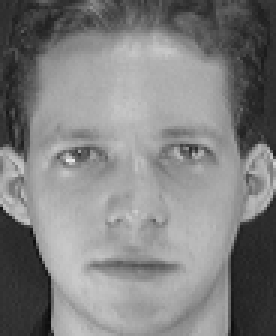
#> input picture dataset/Training/s1/1.pgm, 92 x 112 px (shown 3 times larger)
$ jupyter execute practica1.ipynb
#> lines starting #> are read from the running program, lines starting #| are printed output that depends on the picture
[cell 1]
import os
import cv2
import numpy as np
import pandas as pd
import matplotlib.pyplot as plt

[cell 2]
# Visualización de imagén del dataset
ruta = "dataset/Training/s1/1.pgm"

imagen = cv2.imread(ruta, cv2.IMREAD_GRAYSCALE)
#> imagen is the input picture: shape (112, 92); min 11, max 234, mean 128.3

print(imagen.shape)
#| (112, 92)

plt.imshow(imagen, cmap='gray')
plt.title("Imagen ORL")
plt.axis('off')
plt.show()

[cell 3]
# Visualización de imágenes de un sujeto del dataset
persona = "dataset/Training/s1"

imagenes = os.listdir(persona)

plt.figure(figsize=(10,5))

for i, archivo in enumerate(imagenes[:5]):

    ruta = os.path.join(persona, archivo)

    img = cv2.imread(ruta, cv2.IMREAD_GRAYSCALE)

    plt.subplot(1,5,i+1)
    plt.imshow(img, cmap='gray')
    plt.axis('off')

plt.show()
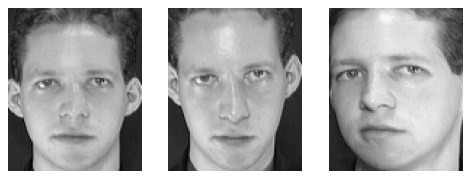
#> figure drawn by matplotlib, 3 panels

[cell 4]
ruta_dataset = "dataset/Training"

personas = os.listdir(ruta_dataset)

print("Cantidad de personas:", len(personas))

[cell 5]
datos = []

for persona in personas:

    carpeta = os.path.join(ruta_dataset, persona)

    cantidad = len(os.listdir(carpeta))

    datos.append({
        "persona": persona,
        "imagenes": cantidad
    })

df = pd.DataFrame(datos)

df.head()

[cell 6]
plt.figure(figsize=(12,5))

plt.bar(df["persona"], df["imagenes"])

plt.title("Cantidad de imágenes por persona")

plt.xlabel("Persona")

plt.ylabel("Número de imágenes")

plt.xticks(rotation=90)

plt.show()
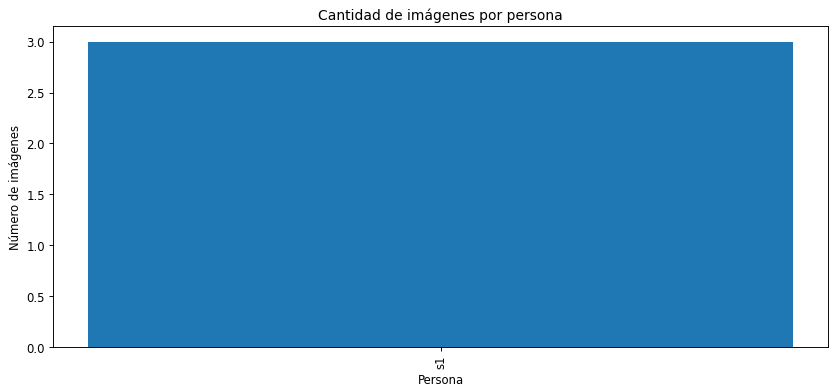
#> figure drawn by matplotlib, 1 panel

[cell 7]
persona = "s1"

ruta_persona = os.path.join(ruta_dataset, persona)

imagenes = os.listdir(ruta_persona)

ruta_imagen = os.path.join(ruta_persona, imagenes[0])

img = cv2.imread(ruta_imagen, cv2.IMREAD_GRAYSCALE)

print("Dimensiones:", img.shape)
#| Dimensiones: (112, 92)

[cell 8]
imagenes_invalidas = []

for persona in personas:

    carpeta = os.path.join(ruta_dataset, persona)

    for archivo in os.listdir(carpeta):

        ruta = os.path.join(carpeta, archivo)

        img = cv2.imread(ruta)

        if img is None:
            imagenes_invalidas.append(ruta)

print("Imágenes corruptas:", len(imagenes_invalidas))

[cell 9]
def degradar_imagen(imagen, escala=4, agregar_ruido=True, sigma_ruido=5):
    """
    Simula una imagen de Baja Resolución (LR) a partir de una HR.

    Pipeline: HR → Blur gaussiano → Downscale → Upscale → Ruido

    Args:
        imagen:       Imagen HR original en escala de grises
        escala:       Factor de degradación (2 = mitad, 4 = un cuarto)
        agregar_ruido: Añade ruido gaussiano para simular sensor real
        sigma_ruido:  Intensidad del ruido (5–15 es realista)

    Returns:
        Imagen LR del mismo tamaño que la entrada (para comparación directa)
    """
    h, w = imagen.shape
    blur = cv2.GaussianBlur(imagen, (5, 5), sigmaX=1.0)

    # Paso 2: Reducir resolución
    lr_small = cv2.resize(blur, (w // escala, h // escala),
                          interpolation=cv2.INTER_LINEAR)

    # Paso 3: Volver al tamaño original (simula imagen LR "estirada")
    lr_upscaled = cv2.resize(lr_small, (w, h),
                             interpolation=cv2.INTER_LINEAR)

    # Paso 4: Ruido gaussiano opcional
    if agregar_ruido:
        ruido = np.random.normal(0, sigma_ruido, lr_upscaled.shape).astype(np.float32)
        lr_upscaled = np.clip(lr_upscaled.astype(np.float32) + ruido, 0, 255).astype(np.uint8)

    return lr_upscaled

[cell 10]
def aplicar_clahe(imagen_gray, clip_limit=2.0, tile_grid_size=(8, 8)):
    clahe = cv2.createCLAHE(clipLimit=clip_limit, tileGridSize=tile_grid_size)
    return clahe.apply(imagen_gray)

[cell 11]
def pipeline_preprocesamiento(imagen_hr, escala=4, clip_limit=2.0, tile_grid_size=(8, 8)):
    lr = degradar_imagen(imagen_hr, escala=escala)
    lr_clahe = aplicar_clahe(lr, clip_limit, tile_grid_size)

    # Normalización final para el modelo (rango [0,1] o [-1,1])
    lr_normalizada = lr_clahe.astype(np.float32) / 255.0

    return {
        "hr":           imagen_hr,
        "lr":           lr,
        "lr_clahe":     lr_clahe,
        "lr_norm":      lr_normalizada
    }

[cell 12]
ruta = "dataset/Training/s1/1.pgm"
#> ruta = 'dataset/Training/s1/1.pgm'
imagen_hr = cv2.imread(ruta, cv2.IMREAD_GRAYSCALE)

etapas = pipeline_preprocesamiento(imagen_hr, escala=4)
#> in degradar_imagen, `blur = cv2.GaussianBlur(imagen, (5, 5), sigmaX=1.0)`:
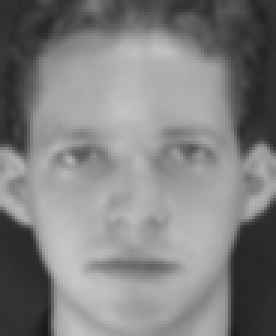
#> blur: shape (112, 92) (shown 3 times larger); min 26, max 199, mean 128.4
#> in degradar_imagen, `lr_small = cv2.resize(blur, (w // escala, h // escala), interpolation=..`:
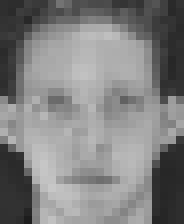
#> lr_small: shape (28, 23) (shown 8 times larger); min 29, max 199, mean 128.5
#> in degradar_imagen, `lr_upscaled = cv2.resize(lr_small, (w, h), interpolation=cv2.INTER_LIN..`:
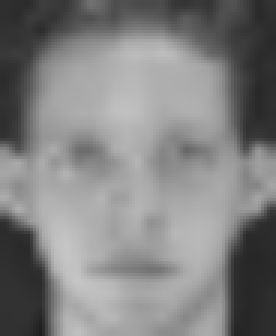
#> lr_upscaled: shape (112, 92) (shown 3 times larger); min 31, max 197, mean 128.4
#> in aplicar_clahe, `return clahe.apply(imagen_gray)`:
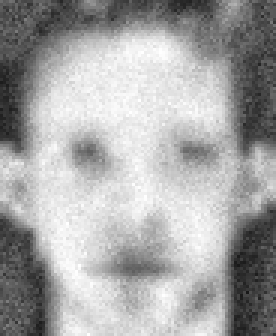
#> returned value: shape (112, 92) (shown 3 times larger); min 24, max 255, mean 166.2
#> etapas = 4 items

titulos = ["HR Original\n(112×92)", "LR Degradada\n(÷4 + ruido)", "LR + CLAHE\n(lista para modelo)"]
imgs    = [etapas["hr"], etapas["lr"], etapas["lr_clahe"]]

fig, axes = plt.subplots(1, 3, figsize=(10, 4))
for ax, img, titulo in zip(axes, imgs, titulos):
    ax.imshow(img, cmap='gray')
    ax.set_title(titulo, fontsize=10)
    ax.axis('off')
#> this loop made 3 passes

plt.suptitle("Pipeline: HR → LR → CLAHE", fontweight='bold')
plt.tight_layout()
plt.show()

# Histogramas para verificar mejora de contraste
fig, axes = plt.subplots(1, 3, figsize=(10, 3))
for ax, img, titulo in zip(axes, imgs, titulos):
    ax.hist(img.ravel(), bins=64, color='steelblue', alpha=0.8)
    ax.set_title(f"Histograma\n{titulo.split(chr(10))[0]}", fontsize=9)
    ax.set_xlim([0, 255])

plt.tight_layout()
plt.show()
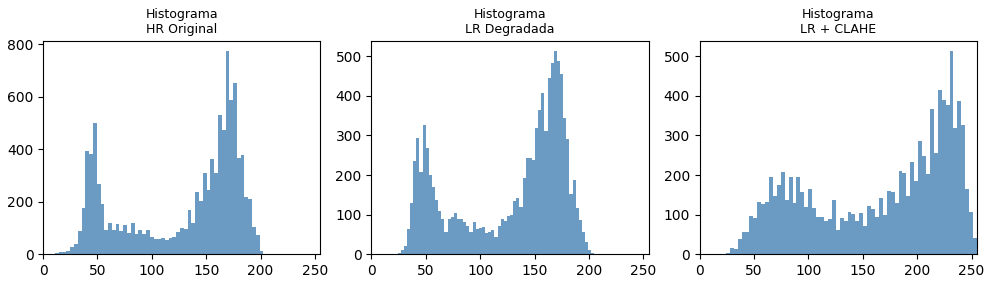
#> figure drawn by matplotlib, 3 panels; panel 1: tallest bar 773 high, from x = 167.8 to 171.3; panel 2: tallest bar 512 high, from x = 167.8 to 170.6; panel 3: tallest bar 512 high, from x = 229.7 to 233.3

[cell 13]
def procesar_dataset_completo(ruta_entrada, ruta_salida,
                               escala=4, clip_limit=2.0, tile_grid_size=(8, 8)):
    os.makedirs(ruta_salida, exist_ok=True)
    conteo = 0

    for sujeto in sorted(os.listdir(ruta_entrada)):
        carpeta_entrada = os.path.join(ruta_entrada, sujeto)
        if not os.path.isdir(carpeta_entrada):
            continue

        carpeta_salida = os.path.join(ruta_salida, sujeto)
        os.makedirs(carpeta_salida, exist_ok=True)

        for archivo in sorted(os.listdir(carpeta_entrada)):
            ruta_img = os.path.join(carpeta_entrada, archivo)
            img_hr = cv2.imread(ruta_img, cv2.IMREAD_GRAYSCALE)
            if img_hr is None:
                continue

            resultado = pipeline_preprocesamiento(img_hr, escala, clip_limit, tile_grid_size)

            # Guardar imagen lista para MobileFaceNet
            nombre = os.path.splitext(archivo)[0] + ".png"
            cv2.imwrite(os.path.join(carpeta_salida, nombre), resultado["lr_clahe"])
            conteo += 1

    print(f" {conteo} imágenes procesadas → {ruta_salida}")


procesar_dataset_completo(
    ruta_entrada="dataset/Training",
    ruta_salida="dataset/Training_LR_CLAHE",
    escala=4,
    clip_limit=2.0,
    tile_grid_size=(8, 8)
)
#> call 2 of aplicar_clahe, with clip_limit = 2, tile_grid_size = (8, 8)
#> in aplicar_clahe (call 2), `return clahe.apply(imagen_gray)`:
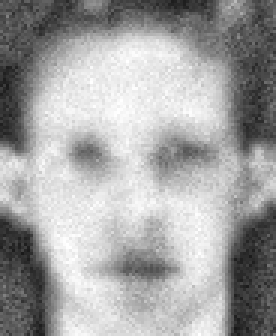
#> returned value: shape (112, 92) (shown 3 times larger); min 24, max 255, mean 163.4

[cell 14]
# Visualización de imagén del dataset
ruta = "dataset/Training_LR_CLAHE/s1/2.png"
#> ruta = 'dataset/Training_LR_CLAHE/s1/2.png'

imagen = cv2.imread(ruta, cv2.IMREAD_GRAYSCALE)
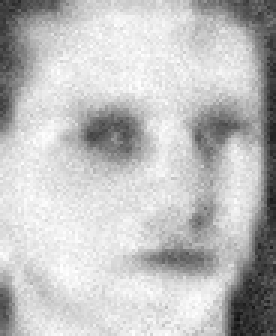
#> input picture dataset/Training_LR_CLAHE/s1/2.png, 92 x 112 px (shown 3 times larger)
#> imagen is the input picture: shape (112, 92); min 16, max 255, mean 191.6
plt.imshow(imagen)
plt.title("Imagen ORL")

[cell 15]
def pipeline_preprocesamiento(imagen_hr, escala=2, clip_limit=2.0, tile_grid_size=(8, 8)):
    h, w = imagen_hr.shape

    blur      = cv2.GaussianBlur(imagen_hr, (3, 3), sigmaX=0.5)
    lr_small  = cv2.resize(blur, (w // escala, h // escala), interpolation=cv2.INTER_LINEAR)

    ruido    = np.random.normal(0, 5, lr_small.shape).astype(np.float32)
    lr_small = np.clip(lr_small.astype(np.float32) + ruido, 0, 255).astype(np.uint8)

    lr = cv2.resize(lr_small, (w, h), interpolation=cv2.INTER_CUBIC)

    clahe    = cv2.createCLAHE(clipLimit=clip_limit, tileGridSize=tile_grid_size)
    lr_clahe = clahe.apply(lr)

    return {"hr": imagen_hr, "lr": lr, "lr_clahe": lr_clahe}

[cell 16]
def procesar_dataset_completo(ruta_entrada, ruta_salida,
                               escala=2, clip_limit=2.0, tile_grid_size=(8, 8)):
    os.makedirs(ruta_salida, exist_ok=True)
    conteo = 0

    for sujeto in sorted(os.listdir(ruta_entrada)):
        carpeta_entrada = os.path.join(ruta_entrada, sujeto)
        if not os.path.isdir(carpeta_entrada):
            continue

        carpeta_salida = os.path.join(ruta_salida, sujeto)
        os.makedirs(carpeta_salida, exist_ok=True)

        for archivo in sorted(os.listdir(carpeta_entrada)):
            ruta_img = os.path.join(carpeta_entrada, archivo)
            img_hr   = cv2.imread(ruta_img, cv2.IMREAD_GRAYSCALE)
            if img_hr is None:
                continue

            resultado = pipeline_preprocesamiento(img_hr, escala, clip_limit, tile_grid_size)

            nombre = os.path.splitext(archivo)[0] + ".png"
            cv2.imwrite(os.path.join(carpeta_salida, nombre), resultado["lr_clahe"])
            conteo += 1

    print(f" {conteo} imágenes procesadas → {ruta_salida}")


procesar_dataset_completo(
    ruta_entrada = "dataset/Training",
    ruta_salida  = "dataset/Training_LR_CLAHE_escala2",  # ← nueva carpeta
    escala       = 2,
    clip_limit   = 2.0,
    tile_grid_size = (8, 8)
)
#> in pipeline_preprocesamiento, `lr_clahe = clahe.apply(lr)`:
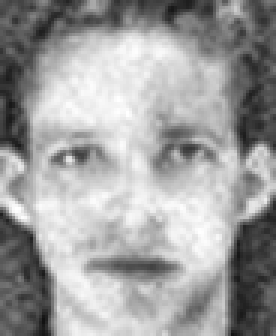
#> lr_clahe: shape (112, 92) (shown 3 times larger); min 18, max 255, mean 159
